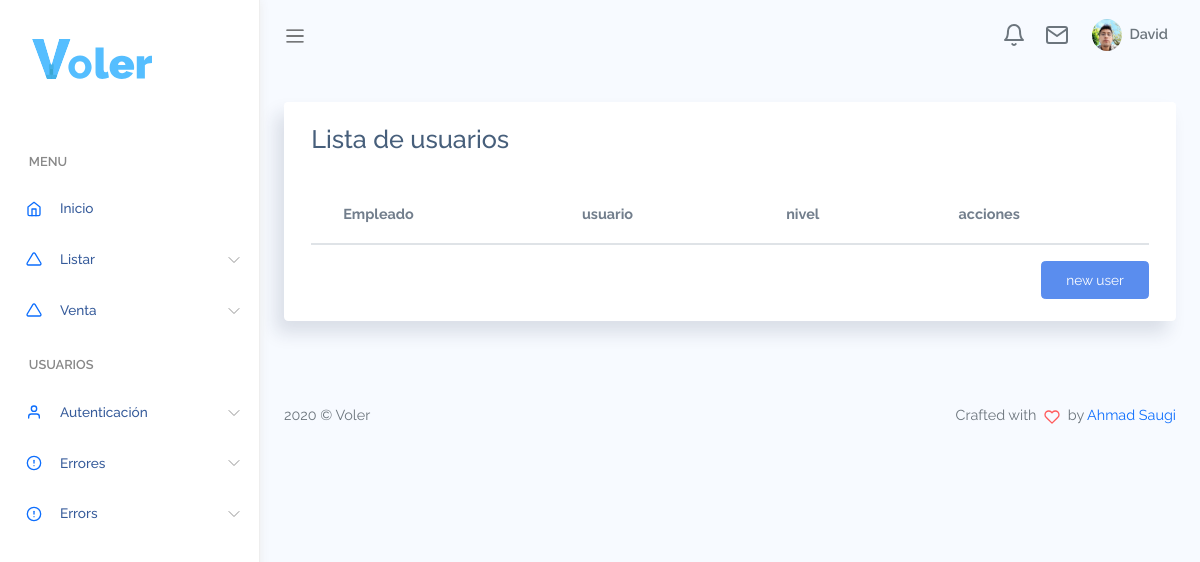
Before: /autenticacion/lista_usuarios.php with the older database file.
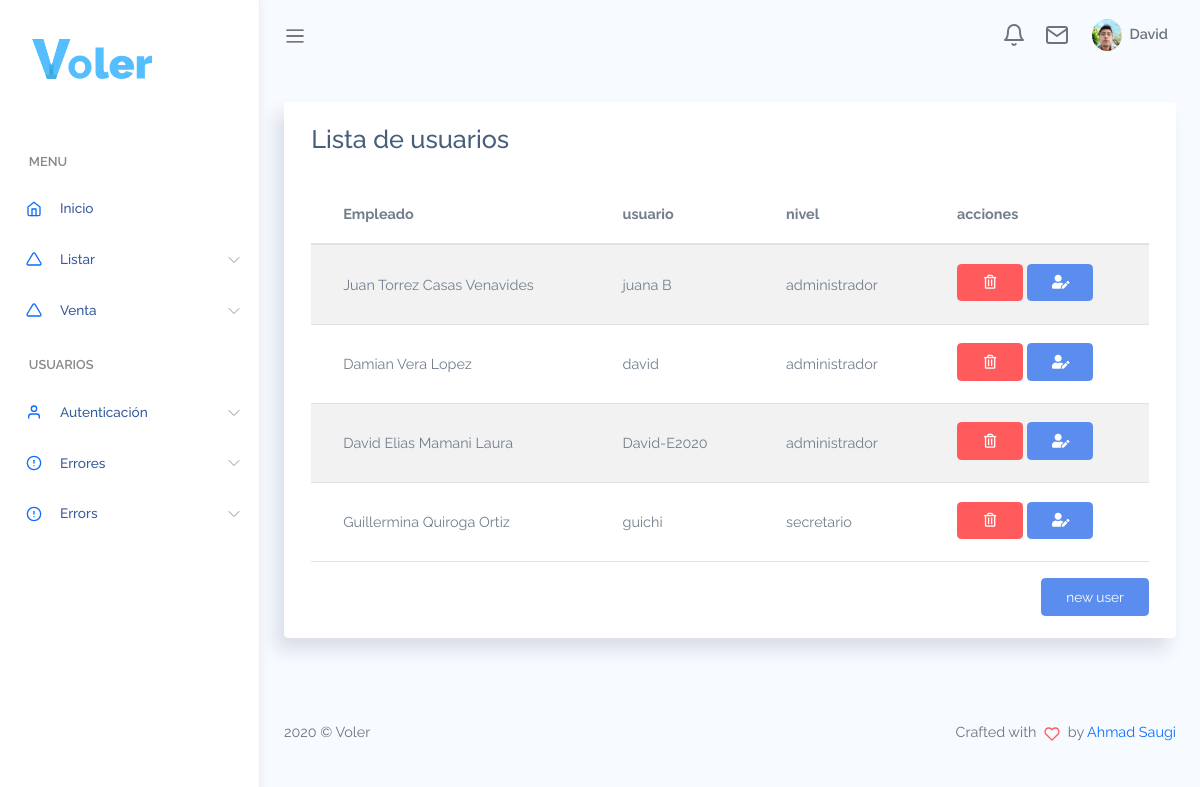
After: the same page with the newer database file.
### tables this page shows
CREATE TABLE `usuarios` (
  `ci` int unsigned NOT NULL AUTO_INCREMENT,
  `id_empleado` int unsigned NOT NULL,
  `usuario` varchar(35) DEFAULT NULL,
  `password` varchar(255) DEFAULT NULL,
  `nivel` int DEFAULT NULL,
  `estado` char(2) NOT NULL DEFAULT '1',
  PRIMARY KEY (`ci`),
  KEY `fk_usuarios_empleado1_idx` (`id_empleado`),
  CONSTRAINT `fk_usuarios_empleado1` FOREIGN KEY (`id_empleado`) REFERENCES `empleado` (`id_empleado`) ON DELETE CASCADE ON UPDATE CASCADE
);

### autenticacion/lista_usuarios.php (the view, shortened to what this page needs)
<?php
include('../bd/coneccion.php');
include('../cuerpo/encabezado.php');
?>
<div class="main-content container-fluid">
    <section class="section">
        <div class="card">
            <div class="card-header">
                <h3>Lista de usuarios</h3>
            </div>
            <div class="card-body">
                <table class='table table-striped' id="table1">
                    <thead>
                        <tr>
                            <th>Empleado</th>
                            <th>usuario</th>
                            <th>nivel</th>
                            <th>acciones</th>
                        </tr>
                    </thead>
                    <tbody>
                        <?php
                        $consulta = "SELECT e.nombre,e.paterno,e.materno,u.* FROM usuarios u INNER JOIN empleado e ON u.ci=e.ci AND u.estado=1
                        GROUP BY u.ci;";
                        $resultado = mysqli_query($conexion, $consulta);
                        while ($dato = mysqli_fetch_array($resultado)) {
                            $ci = $dato['ci'];
                            $nombre=$dato['nombre'].' '.$dato['paterno'].' '.$dato['materno'];
                            $usuario = $dato['usuario'];
                            $nivel=$dato['nivel'];
                            if($dato['nivel']==1){
                                $nivel='administrador';
                            }else if($dato['nivel']==2){
                                $nivel='secretario';
                            }
                        ?>
                            <tr>
                                <td><?= $nombre ?></td>
                                <td><?= $usuario ?></td>
                                <td><?= $nivel?></td>
                                <td>
                                    <div class="btn-group">
                                        <?php include('modal_eliminar_usuario.php');?>
                                        <?php include('modal_editar_usuario.php');?>
                                    </div>
                                </td>
                            </tr>
                        <?php
                        }
                        ?>
                    </tbody>
                </table>
                <div class="col-12 d-flex justify-content-end">
                    <a href="registrar_usuario.php" class="btn btn-primary">new user</a>
                </div>
            </div>
        </div>
    </section>
</div>
<?php include('../cuerpo/pie.php'); ?>

### cuerpo/encabezado.php (shortened to what this page needs)
<!DOCTYPE html>
<html lang="en">
<head>
    <link rel="stylesheet" href="../assets/css/bootstrap.css">
    <link rel="stylesheet" href="../assets/vendors/simple-datatables/style.css">
    <link rel="stylesheet" href="../assets/vendors/perfect-scrollbar/perfect-scrollbar.css">
    <link rel="stylesheet" href="../assets/css/app.css">
    <link rel="stylesheet" href="../assets/css/all.min.css">
    <link rel="stylesheet" href="https://pro.fontawesome.com/releases/v5.10.0/css/all.css" />
</head>
<body>
    <div id="app">
        <div id="sidebar" class='active'>
            <div class="sidebar-wrapper active">
                <div class="sidebar-header">
                    <img src="../assets/images/logo.svg" alt="" srcset="">
                </div>
                <div class="sidebar-menu">
                    <ul class="menu">
                        <li class='sidebar-title'>Menu</li>
                        <li class="sidebar-item  ">
                            <a href="../index.php" class='sidebar-link'>
                                <i data-feather="home" width="20"></i>
                                <span>Inicio</span>
                            </a>
                        </li>
                        <li class="sidebar-item  has-sub">
                            <a href="#" class='sidebar-link'>
                                <i data-feather="triangle" width="20"></i>
                                <span>Listar</span>
                            </a>
                        </li>
                        <li class="sidebar-item  has-sub">
                            <a href="#" class='sidebar-link'>
                                <i data-feather="triangle" width="20"></i>
                                <span>Venta</span>
                            </a>
                        </li>
                        <li class='sidebar-title'>Usuarios</li>
                        <li class="sidebar-item  has-sub">
                            <a href="#" class='sidebar-link'>
                                <i data-feather="user" width="20"></i>
                                <span>Autenticación</span>
                            </a>
                        </li>
                        <li class="sidebar-item  has-sub">
                            <a href="#" class='sidebar-link'>
                                <i data-feather="alert-circle" width="20"></i>
                                <span>Errores</span>
                            </a>
                        <li class="sidebar-item  has-sub">
                            <a href="#" class='sidebar-link'>
                                <i data-feather="alert-circle" width="20"></i>
                                <span>Errors</span>
                            </a>
                        </li>
                    </ul>
                </div>
            </div>
        </div>
        <div id="main">
            <nav class="navbar navbar-header navbar-expand navbar-light">
                <a class="sidebar-toggler" href="#"><span class="navbar-toggler-icon"></span></a>
                <div class="collapse navbar-collapse" id="navbarSupportedContent">
                    <ul class="navbar-nav d-flex align-items-center navbar-light ml-auto">
                        <li class="dropdown nav-icon">
                            <a href="#" data-toggle="dropdown" class="nav-link  dropdown-toggle nav-link-lg nav-link-user">
                                <div class="d-lg-inline-block">
                                    <i data-feather="bell"></i>
                                </div>
                            </a>
                        </li>
                        <li class="dropdown nav-icon mr-2">
                            <a href="#" data-toggle="dropdown" class="nav-link  dropdown-toggle nav-link-lg nav-link-user">
                                <div class="d-lg-inline-block">
                                    <i data-feather="mail"></i>
                                </div>
                            </a>
                        </li>
                        <li class="dropdown">
                            <a href="#" data-toggle="dropdown" class="nav-link dropdown-toggle nav-link-lg nav-link-user">
                                <div class="avatar mr-1">
                                    <img src="../assets/images/avatar/foto.jpg" alt="" srcset="">
                                </div>
                                <div class="d-none d-md-block d-lg-inline-block">David</div>
                            </a>
                        </li>
                    </ul>
                </div>
            </nav>

### cuerpo/pie.php (shortened to what this page needs)
            <footer>
                <div class="footer clearfix mb-0 text-muted">
                    <div class="float-left">
                        <p>2020 &copy; Voler</p>
                    </div>
                    <div class="float-right">
                        <p>Crafted with <span class='text-danger'><i data-feather="heart"></i></span> by <a href="/http://ahmadsaugi.com">Ahmad Saugi</a></p>
                    </div>
                </div>
            </footer>
        </div>
    </div>
</body>
</html>

### autenticacion/modal_eliminar_usuario.php (shortened to what this page needs)
<div class="mr-1 mb-1 d-inline-block">
    <a class="btn btn-danger" data-toggle="modal" data-target="#small<?php echo $ci; ?>">
        <i class="far fa-trash-alt"></i>
    </a>
</div>

### autenticacion/modal_editar_usuario.php (shortened to what this page needs)
<div class="mr-1 mb-1 d-inline-block">
    <a class="btn btn-primary" data-toggle="modal" data-target="#inlineForm<?php echo $ci; ?>">
        <i class="fas fa-user-edit"></i>
    </a>
</div>

### assets/css/app.css (style rules this page uses)
* { font-family: "Raleway"; }
#app { position: relative; }
#main { margin-left: 260px; background-color: #F7FAFF; min-height: 100vh; transition: margin-left 0.6s ease-out; }
#main .main-content { padding: 2rem 1.5rem; }
a { text-decoration: none; outline: 0; }
svg.feather, i { font-size: 14px; height: 1rem; }
footer { padding: 1rem 1.5rem; }
.avatar { display: inline-flex; border-radius: 50%; text-align: center; vertical-align: middle; position: relative; }
.avatar img { width: 32px; height: 32px; border-radius: 50%; }
.btn i, .btn svg { width: 16px; height: 16px; }
.btn.btn-primary { color: #fff; }
.btn.btn-danger { color: #fff; }
.dropdown-toggle:after { color: #fff; }
#sidebar.active .sidebar-wrapper { left: 0; }
.sidebar-wrapper { width: 260px; height: 100vh; position: fixed; top: 0; z-index: 10; background-color: #fff; bottom: 0; border-right: 1px solid #eee; box-shadow: 0 0 10px #ececec; left: -260px; transition: left 0.6s ease-out; }
.sidebar-wrapper .sidebar-header { padding: 2rem 2rem 1rem; font-size: 2rem; font-weight: bold; }
.sidebar-wrapper .sidebar-header img { height: 2.5rem; }
.sidebar-wrapper .menu { padding-left: 0; margin-top: 2rem; }
.sidebar-wrapper .menu .sidebar-title { padding: 1.5rem 1.8rem 0.5rem; font-size: 0.8rem; font-weight: 600; color: #888; text-transform: uppercase; }
.sidebar-wrapper .menu .sidebar-link { display: block; padding: 0.7rem 1.5rem; font-size: 0.85rem; display: flex; align-items: center; transition: all 0.5s; }
.sidebar-wrapper .menu .sidebar-link > span { color: #053382; font-weight: 500; margin-left: 1rem; opacity: 0.8; }
.sidebar-wrapper .menu .sidebar-item { list-style: none; margin-top: 0.5rem; position: relative; }
.sidebar-wrapper .menu .sidebar-item.has-sub .sidebar-link:after { position: absolute; color: #ccc; right: 15px; top: 12px; display: block; }
.card { box-shadow: -8px 12px 18px 0 rgba(25, 42, 70, 0.13); margin-bottom: 2.2rem; }
.card .card-header { border: none; }
.card .card-header ~ .card-body { padding-top: 0; }
.card .card-body { padding: 1.4rem 1.7rem; }
.navbar { height: 70px; padding: 1.5rem; }
.navbar .nav-link-user img { width: 30px; }
.navbar.navbar-header li { display: flex; align-items: center; }
.navbar.navbar-header li.nav-icon { margin-right: 0.4rem; }
.navbar.navbar-header li.nav-icon .nav-link { display: block; padding: 0.4rem; border-radius: 50%; }
.navbar.navbar-header .dropdown > a { color: #6c757d; font-weight: 600; }
.navbar.navbar-header .dropdown > a svg { height: 24px; width: 24px; }
.navbar.navbar-header .dropdown > a:after { display: none; }
.table td, .dataTable-table td, .table thead th, .dataTable-table thead th { vertical-align: middle; }
.table thead th, .dataTable-table thead th { border-bottom: 2px solid #475F7B; }

Changed rows visible on the page:
added usuarios: nombre "Juan Torrez Casas Venavides", usuario "juana B", nivel "administrador"
added usuarios: nombre "Damian Vera Lopez", usuario "david", nivel "administrador"
added usuarios: nombre "David Elias Mamani Laura", usuario "David-E2020", nivel "administrador"
added usuarios: nombre "Guillermina Quiroga Ortiz", usuario "guichi", nivel "secretario"
